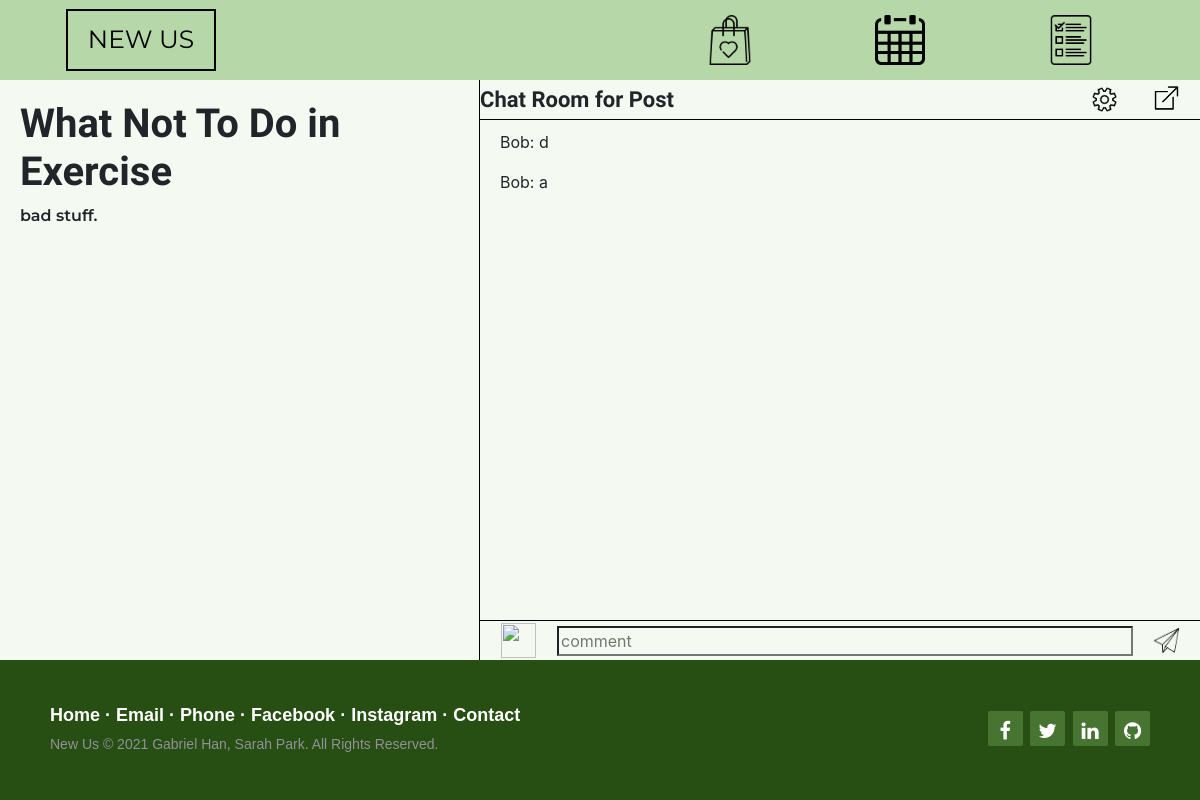
/chat/33a89b71-6165-435d-ab6b-e1055d14e4c7 (signed in), run on the app's committed database.
### files/databases.py (models this page shows, shortened)
class Post(db.Model):
  id = db.Column(db.Integer, primary_key=True)
  uuid = db.Column(db.String(50), unique=True)
  title = db.Column(db.String(500), nullable=False)
  post = db.Column(db.String, nullable=False)
  goalType = db.Column(db.String(10), nullable=False)
  user_id = db.Column(db.Integer, db.ForeignKey("user.id"), nullable=False)
  subposts = db.relationship("SubPost", backref="post", lazy=True)

class SubPost(db.Model):
  id = db.Column(db.Integer, primary_key=True)
  subpost = db.Column(db.String(1000), nullable=False)
  username = db.Column(db.String(20), nullable=False)
  user_id = db.Column(db.Integer, db.ForeignKey("user.id"), nullable=False)
  post_id = db.Column(db.Integer, db.ForeignKey("post.id"), nullable=False)

### files/routes.py (the view)
@app.route('/chat/<uuid>', methods=['GET', 'POST'])
@login_required
def chat(uuid):
    post = Post.query.filter_by(uuid=uuid).first()
    subposts = post.subposts
    return render_template("chat.html", post=post, subposts=subposts)

### files/ajax.py (called while the page is built)
@login_manager.user_loader
def load_user(user_id):
    return User.query.get(int(user_id))

### templates/chat.html (shortened to what this page needs)
{% extends "template.html" %}
{% block info %}
<link rel="stylesheet" href="{{url_for('static', filename='css/chat.css')}}">
{% endblock info %}
{% block nav %}
  <a href="#" class="nav-link"><img src="{{url_for('static', filename='images/heart bag.png')}}" class="right-image"></a>
  <a href="/calendar" class="nav-link"><img src="{{url_for('static', filename='images/calendar.png')}}" class="right-image"></a>
  <a href="/list" class="nav-link"><img src="{{url_for('static', filename='images/list.png')}}" class="right-image"></a>
{% endblock nav %}
{% block bodyContent %}
<div class="post">
  <h1>{{post.title}}</h1>
  <p>{{post.post}}</p>
</div>
<div class="chat">
  <div class="chat-hold">
    <div class="chat-title">Chat Room for Post</div>
    <div class="chat-right">
      <a href="#" class="nav-link"><img src="{{url_for('static', filename='images/settings.png')}}" class="small-image"></a>
      <a href="#" class="nav-link"><img src="{{url_for('static', filename='images/newtab.png')}}" class="medium-image"></a>
    </div>
  </div>
  <div id="subposts">
  {% for subpost in subposts %}
    <div class="subpost">
      <p>{{subpost.username}}: {{subpost.subpost}}</p>
    </div>
  {% endfor %}
  </div>
  <div class="send-bar">
    <img src="{{url_for('static', filename='images/smiley face.png')}}" class="medium-image">
    <input id="comment" placeholder="comment">
    <img src="{{url_for('static', filename='images/airplane.png')}}" class="small-image" onclick="addComment()">
  </div>
</div>
{% endblock bodyContent %}

### files/static/css/template.css (style rules this page uses)
.nav-link { color: black; }

### files/static/css/chat.css (style rules this page uses)
.right-image { width: 50px; height: 50px; }
.small-image { width: 25px; height: 25px; }
.medium-image { width: 35px; height: 35px; }
body { background-color: rgb(244, 250, 242); overflow-x: hidden; }
.post { width: 40vw; height: calc(100vh - 220px); border-right: 1px black solid; padding: 20px; }
.chat { width: 60vw; height: calc(100vh - 220px); }
.chat-hold { display: flex; align-items: center; justify-content: space-between; border-bottom: 1px black solid; height: 40px; }
.chat-title { font-size: 22; font-weight: bold; font-family: "Kalam" }
.chat-right { display: flex; justify-content: space-evenly; align-items: center; }
.send-bar { display: flex; align-items: center; justify-content: space-evenly; height: 40px; border-top: 1px black solid }
#comment { width: 80%; background-color: transparent; }
#subposts { height: calc(100% - 80px); padding: 10px 20px; }
h1 { font-family: 'Kalam'; font-weight: bold; }
.post p { font-family: 'Montserrat'; font-weight: 600; }

### data on the page
Post: title "What Not To Do in Exercise", post "bad stuff."
SubPost: username "Bob", subpost "d"
SubPost: username "Bob", subpost "a"
